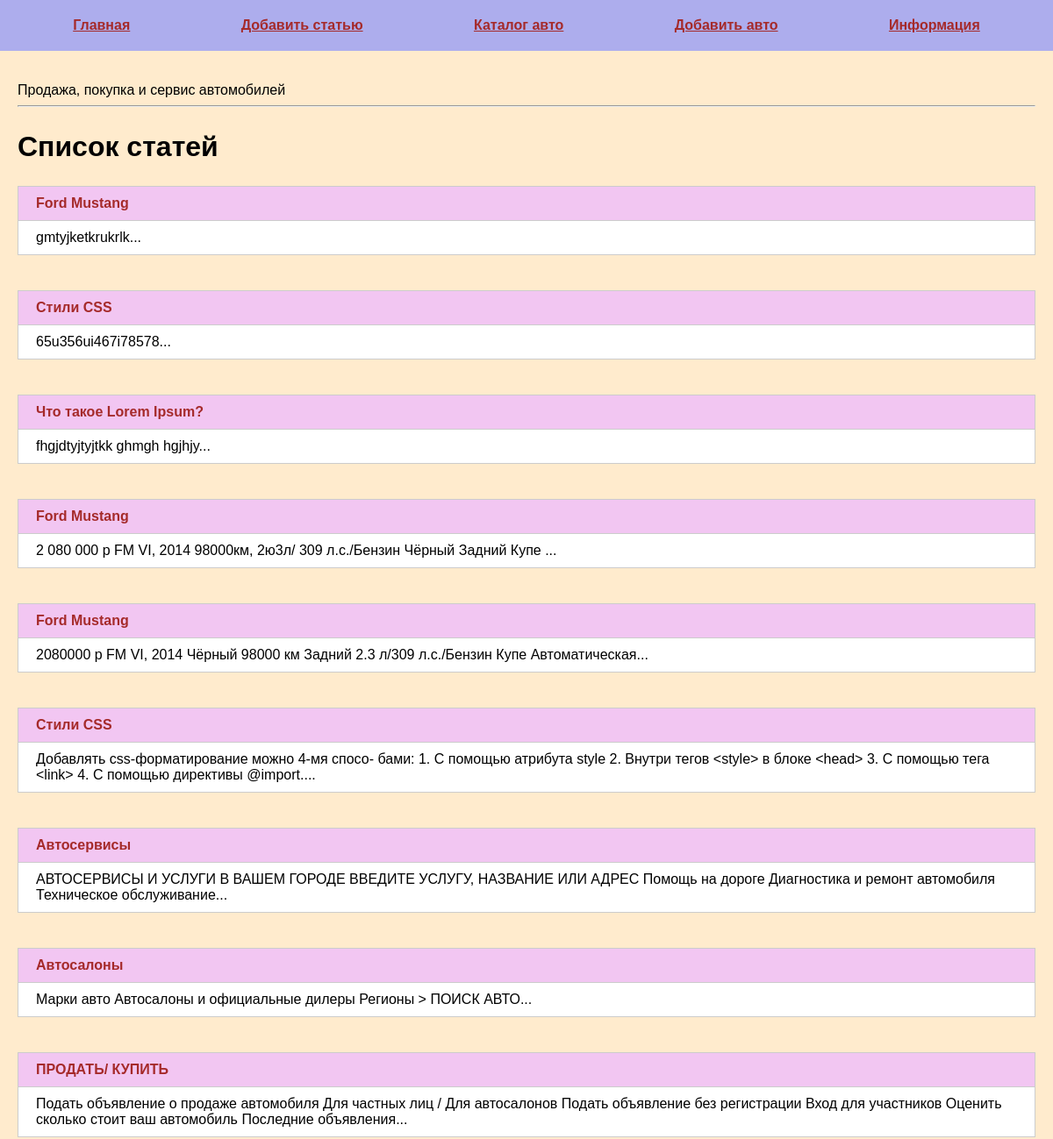
Before: / (upper part) with the older database file.
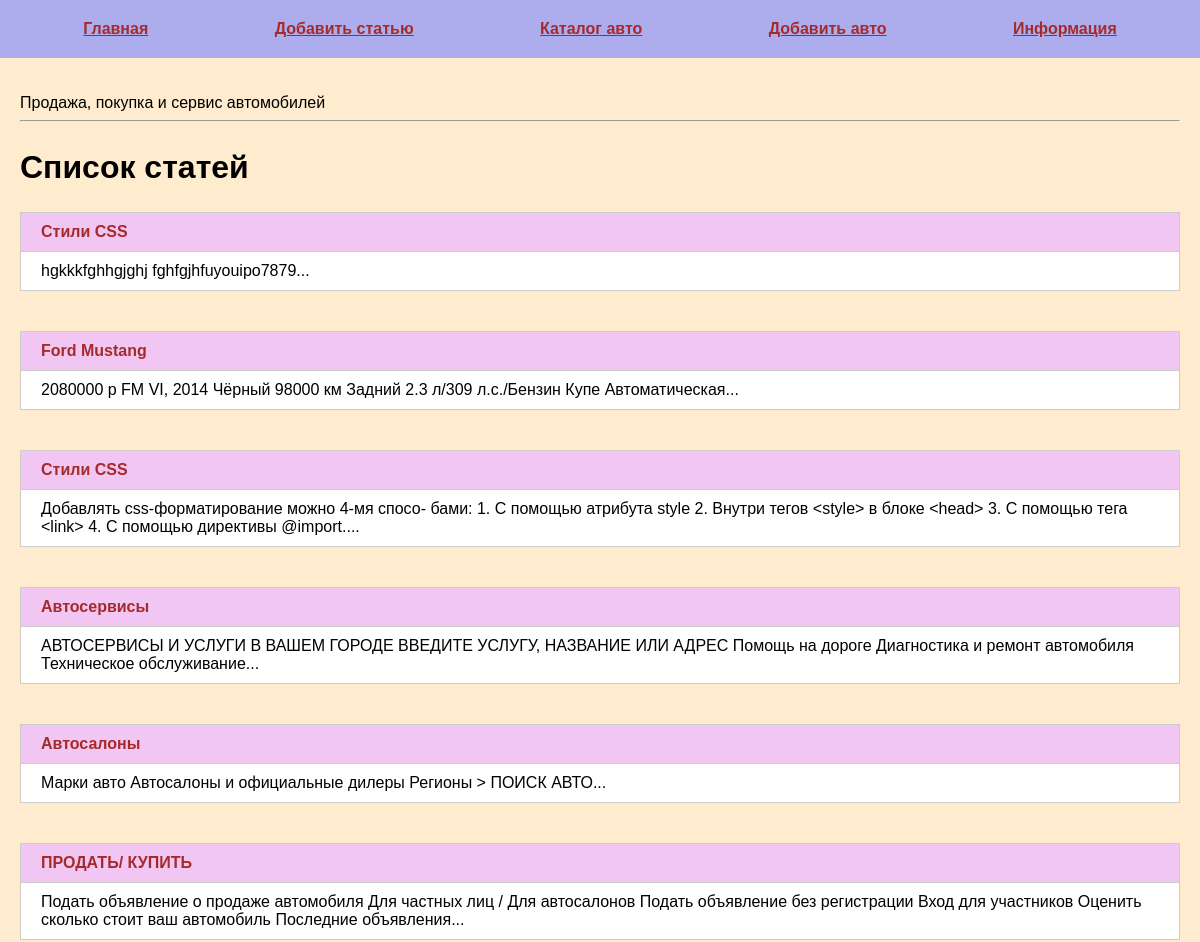
After: the same page with the newer database file.
### tables this page shows
CREATE TABLE mainmenu(
id INTEGER PRIMARY KEY AUTOINCREMENT,
title TEXT NOT NULL,
url TEXT NOT NULL
);

CREATE TABLE posts(
id INTEGER PRIMARY KEY AUTOINCREMENT,
title TEXT NOT NULL,
text TEXT NOT NULL,
url TEXT NOT NULL,
time INTEGER NOT NULL
);

### run_sait.py (the view)
@app.route("/index")
@app.route("/")
def index():
    db = get_db()
    dbase = FDataBase(db)                                                 # dbase - экзэмпляр класса FDataBase
    return render_template("/index.html", title="Продажа, покупка и сервис автомобилей", menu=dbase.get_menu(),
                           posts=dbase.get_posts_anonce())

### FDataBase.py (called while the page is built)
    def get_menu(self):
        sql = "SELECT * FROM mainmenu"
        try:
            self.__cur.execute(sql)
            res = self.__cur.fetchall()
            if res:
                return res
        except IOError:
            print("Ошибка чтения из БД")
        return []

    def get_posts_anonce(self):
        try:
            self.__cur.execute("SELECT id, title, text, url FROM posts ORDER BY time DESC")
            res = self.__cur.fetchall()
            if res:
                return res
        except sqlite3.Error as e:
            print("Ошибка добавления статьи в БД" + str(e))
        return []

### run_sait.py (called while the page is built)
def connect_db():
    con = sqlite3.connect(app.config['DATABASE'])
    con.row_factory = sqlite3.Row
    return con

def get_db():                       # возвращает активное соединение с БД
    if not hasattr(g, 'link_db'):   # link_db - переменная из g,стандартная запись- проверка на наличие аттрибутов
        g.link_db = connect_db()
    return g.link_db

### templates/index.html (shortened to what this page needs)
{% extends 'base.html' %}
{% block content %}
{{ super() }}
<hr>
<h2>Список статей</h2>
<ul>
    {% for p in posts %}
    <li>
        <p class="title">
            <a href="{{ url_for('show_post', alias=p.url) }}">{{p.title}}</a>
        </p>
        <div class="annonce">{{p.text[:250]}}...</div>
    </li>
    {% endfor %}
</ul>
{% endblock %}

### templates/base.html (shortened to what this page needs)
<!DOCTYPE html>
<html lang="en">
<head>
    <link rel="stylesheet"  href="{{ url_for('static', filename='css/style.css')}}">
</head>
<body>
{% block content %}
    <ul class="menu">
        {% for m in menu %}
        <li>
            <a href="{{ m.url }}">{{ m.title }}</a>
        </li>
        {% endfor %}
    </ul>
<div class="container">
    <div class="content">
        {{ title }}
    </div>
{% endblock %}
</div>
</body>
</html>

Changed rows visible on the page:
removed posts: title "Ford Mustang", text "gmtyjketkrukrlk"
removed posts: title "Стили CSS", text "65u356ui467i78578"
removed posts: title "Что такое Lorem Ipsum?", text "fhgjdtyjtyjtkk ghmgh hgjhjy"
removed posts: title "Ford Mustang", text "2 080 000 р FM VI, 2014 98000км, 2ю3л/ 309 л.с./Бензин Чёрный Задний Купе"
added posts: title "Стили CSS", text "hgkkkfghhgjghj fghfgjhfuyouipo7879"
